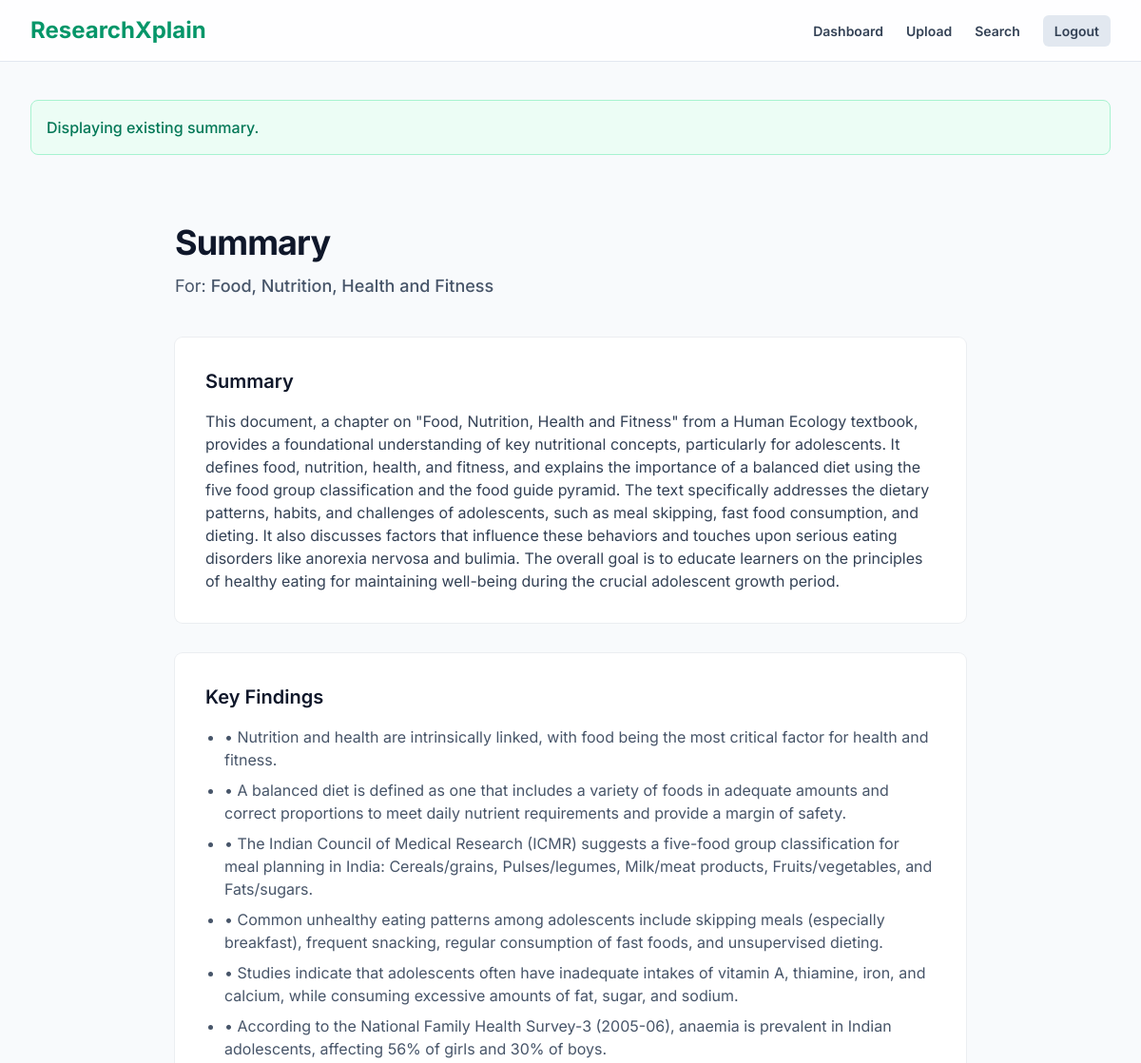
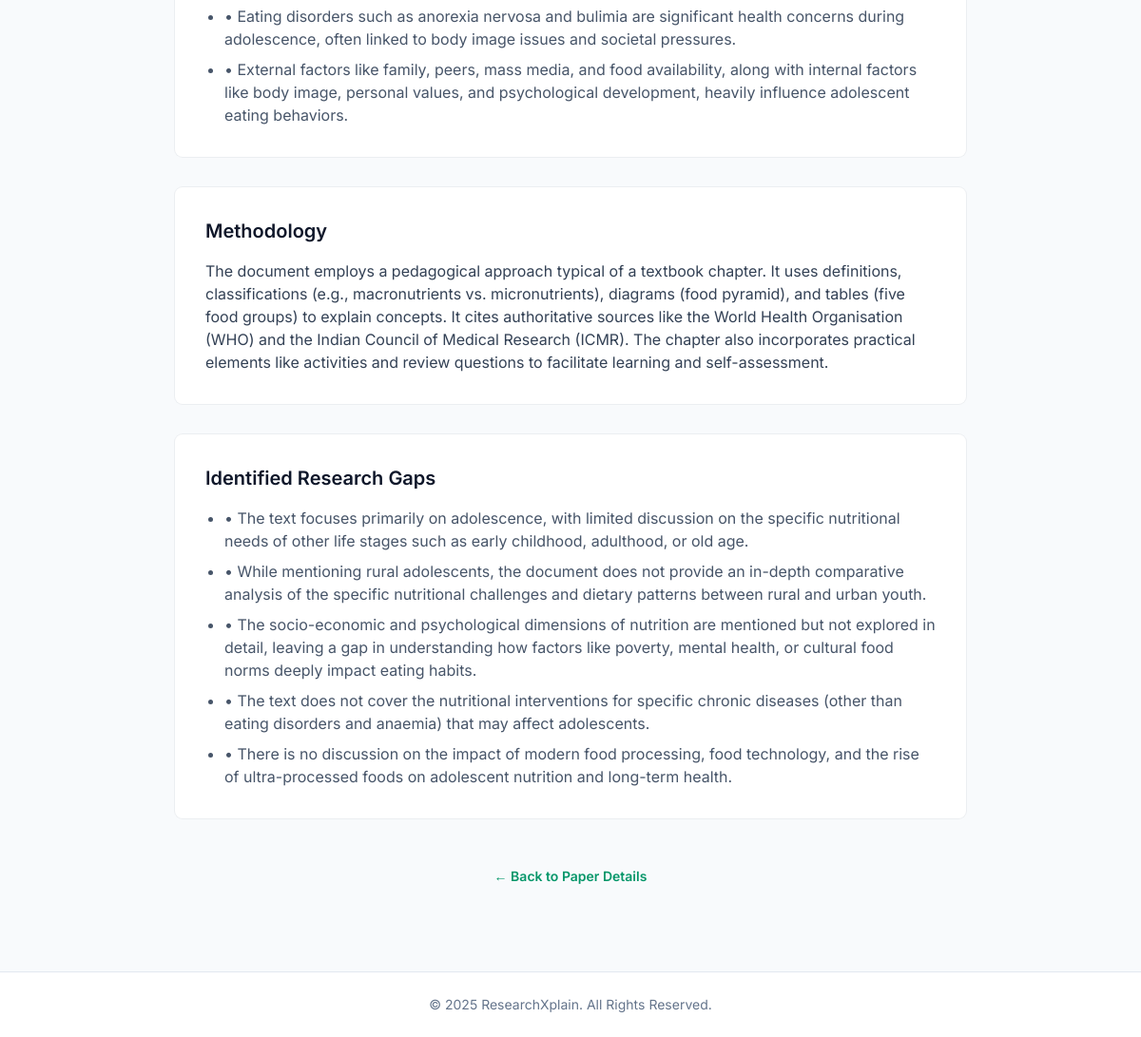
/paper/19/summarize/ (signed in), run on the app's committed database (2 pictures, top to bottom).
### app/models.py (models this page shows, shortened)
class ResearchPaper(models.Model):
    user = models.ForeignKey(User, on_delete=models.CASCADE, related_name="papers")
    title = models.CharField(max_length=500)
    authors = models.TextField(blank=True, null=True)
    abstract = models.TextField(blank=True, null=True)
    pdf_file = models.FileField(upload_to="papers/")
    extracted_text = models.TextField(blank=True, null=True)
    metadata_json = models.JSONField(blank=True, null=True)  # raw parsed metadata
    uploaded_at = models.DateTimeField(auto_now_add=True)

class PaperSummary(models.Model):
    paper = models.OneToOneField(
        ResearchPaper, on_delete=models.CASCADE, related_name="summary"
    )
    summary_text = models.TextField()
    key_findings = models.TextField(blank=True, null=True)
    methodology = models.TextField(blank=True, null=True)
    gap_analysis = models.TextField(blank=True, null=True)
    created_at = models.DateTimeField(auto_now_add=True)

### app/views.py (the view, shortened to what this page needs)
# urls.py: path("paper/<int:paper_id>/summarize/", views.summarize_paper_view, name="summarize_paper"),
@login_required
def summarize_paper_view(request, paper_id):
    paper = get_object_or_404(ResearchPaper, id=paper_id, user=request.user)
    summary = PaperSummary.objects.filter(paper=paper).first()
    if summary and summary.summary_text and "could not be generated" not in summary.summary_text:
        messages.info(request, "Displaying existing summary.")
        return render(request, "paper_summary.html", {"paper": paper, "summary": summary})

### templates/paper_summary.html (shortened to what this page needs)
{% extends 'base.html' %}
{% block content %}
<div class="max-w-4xl mx-auto py-12 px-4 sm:px-6 lg:px-8">
    <div class="mb-10">
        <h1 class="text-3xl font-bold tracking-tight text-slate-900 dark:text-slate-100 sm:text-4xl">Summary</h1>
        <p class="mt-3 text-lg text-slate-600 dark:text-slate-400">For: <span class="font-medium">{{ paper.title }}</span></p>
    </div>
    <div class="space-y-8">
        <div class="bg-white dark:bg-slate-900/70 rounded-lg p-6 sm:p-8 ring-1 ring-slate-900/5 dark:ring-white/10">
            <h2 class="text-xl font-semibold text-slate-900 dark:text-slate-100 mb-4">Summary</h2>
            <div class="prose prose-slate dark:prose-invert max-w-none">
                <p>{{ summary.summary_text|default:"No summary was generated." }}</p>
            </div>
        </div>
        <div class="bg-white dark:bg-slate-900/70 rounded-lg p-6 sm:p-8 ring-1 ring-slate-900/5 dark:ring-white/10">
            <h2 class="text-xl font-semibold text-slate-900 dark:text-slate-100 mb-4">Key Findings</h2>
            <ul class="list-disc list-outside space-y-2 pl-5 text-slate-600 dark:text-slate-300">
                {% for finding in summary.key_findings.splitlines %}
                    {% if finding %}
                        <li>{{ finding }}</li>
                    {% endif %}
                {% empty %}
                    <li>No key findings were extracted.</li>
                {% endfor %}
            </ul>
        </div>
        <div class="bg-white dark:bg-slate-900/70 rounded-lg p-6 sm:p-8 ring-1 ring-slate-900/5 dark:ring-white/10">
            <h2 class="text-xl font-semibold text-slate-900 dark:text-slate-100 mb-4">Methodology</h2>
            <div class="prose prose-slate dark:prose-invert max-w-none">
                <p>{{ summary.methodology|default:"No methodology was extracted." }}</p>
            </div>
        </div>
        <div class="bg-white dark:bg-slate-900/70 rounded-lg p-6 sm:p-8 ring-1 ring-slate-900/5 dark:ring-white/10">
            <h2 class="text-xl font-semibold text-slate-900 dark:text-slate-100 mb-4">Identified Research Gaps</h2>
            <ul class="list-disc list-outside space-y-2 pl-5 text-slate-600 dark:text-slate-300">
                {% for gap in summary.gap_analysis.splitlines %}
                    {% if gap %}
                        <li>{{ gap }}</li>
                    {% endif %}
                {% empty %}
                    <li>No research gaps were identified.</li>
                {% endfor %}
            </ul>
        </div>
    </div>
    <div class="mt-12 text-center">
        <a href="{% url 'paper_detail' paper.id %}" class="text-sm font-semibold leading-6 text-emerald-600 hover:text-emerald-500 dark:text-emerald-500 dark:hover:text-emerald-400">
            <span aria-hidden="true">←</span> Back to Paper Details
        </a>
    </div>
</div>
{% endblock %}

### templates/base.html (style rules this page uses)
body { font-family: 'Inter', sans-serif; -webkit-font-smoothing: antialiased; -moz-osx-font-smoothing: grayscale; }
body, header, main, footer { transition: background-color 0.3s ease-in-out, color 0.3s ease-in-out; }

### data on the page
ResearchPaper: title "Food, Nutrition, Health and Fitness"
PaperSummary: summary_text "This document, a chapter on \"Food, Nutrition, Health and Fitness\" from a Human Ecology textbook, provides a foundational understanding of key nutritional concepts, particularly for adolescents. It defines food, nutrition, health, and fitness, and explains the importance of a balanced diet using the five food group classification and the food guide pyramid. The text specifically addresses the dietary patterns, habits, and challenges of adolescents, such as meal skipping, fast food consumption, and dieting. It also discusses factors that influence these behaviors and touches upon serious eating disorders like anorexia nervosa and bulimia. The overall goal is to educate learners on the…", methodology "The document employs a pedagogical approach typical of a textbook chapter. It uses definitions, classifications (e.g., macronutrients vs. micronutrients), diagrams (food pyramid), and tables (five food groups) to explain concepts. It cites authoritative sources like the World Health Organisation (WHO) and the Indian Council of Medical Research (ICMR). The chapter also incorporates practical elements like activities and review questions to facilitate learning and self-assessment."

### other printed values
{{ message }} "Displaying existing summary."
{{ finding }} "• Nutrition and health are intrinsically linked, with food being the most critical factor for health and fitness." "• A balanced diet is defined as one that includes a variety of foods in adequate amounts and correct proportions to meet daily nutrient requirements and provide a margin of safety." "• Common unhealthy eating patterns among adolescents include skipping meals (especially breakfast), frequent snacking, regular consumption of fast foods, and unsupervised dieting." "• Studies indicate that adolescents often have inadequate intakes of vitamin A, thiamine, iron, and calcium, while consuming excessive amounts of fat, sugar, and sodium." "• According to the National Family Health Survey-3 (2005-06), anaemia is prevalent in Indian adolescents, affecting 56% of girls and 30% of boys." "• Eating disorders such as anorexia nervosa and bulimia are significant health concerns during adolescence, often linked to body image issues and societal pressures."
{{ gap }} "• The text focuses primarily on adolescence, with limited discussion on the specific nutritional needs of other life stages such as early childhood, adulthood, or old age." "• While mentioning rural adolescents, the document does not provide an in-depth comparative analysis of the specific nutritional challenges and dietary patterns between rural and urban youth." "• The text does not cover the nutritional interventions for specific chronic diseases (other than eating disorders and anaemia) that may affect adolescents." "• There is no discussion on the impact of modern food processing, food technology, and the rise of ultra-processed foods on adolescent nutrition and long-term health."
